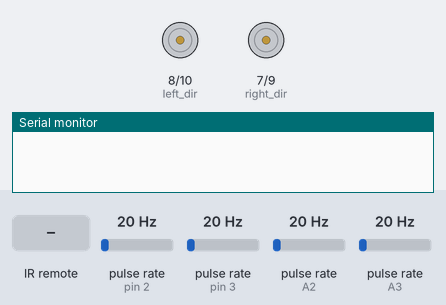
This sketch was run on a simulated Arduino Uno, built with avr-gcc and run on an emulated ATmega328P. Shown: direction and speed pins drawn as motors (green arrow = direction pin HIGH = forward, orange = LOW = backward, longer = more drive), the last lines printed to the serial monitor. Wiring (inferred from the names in the program): 4 × pulse sensor: data pin 2 / data pin 3 / data A2 / data A3. The inputs (shaded band) are chosen by the test bench; at power-on: pulse rate (sensors on pin 2, pin 3, A2, A3) 20 Hz.

Above: at 1.2 s.
1.3 s: infrared code 0xFF18E7 received
At 3.8 s:
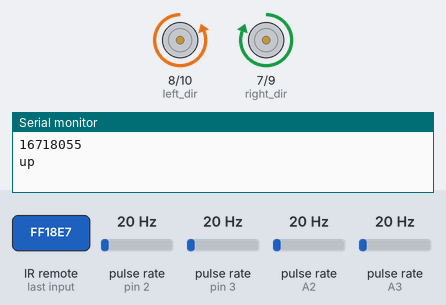
4.3 s: infrared code 0xFF5AA5 received
At 4.8 s:
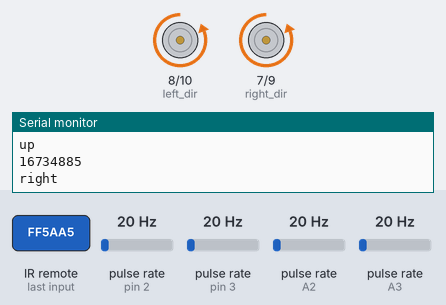
5.9 s: infrared code 0xFF4AB5 received
At 6.7 s:
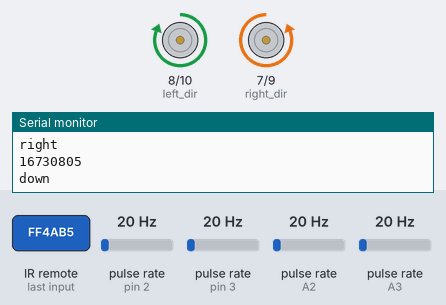
7.5 s: infrared code 0xFF10EF received
At 8.5 s:
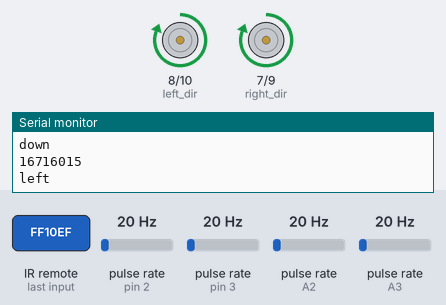
Timing chart, 0 to 10.1 s (numbered marks = the images above; inputs shaded):
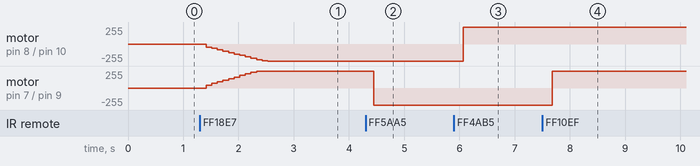

The sketch:

test_08_remote_control.ino
```cpp
// Motor Init
#include "robot.h"
#include "Arduino.h"
#include <IRremote.h>

int RECV_PIN = 12; // the pin where you connect the output pin of IR sensor
IRrecv irrecv(RECV_PIN);
decode_results results;

int speed[8] = {0, 50, 100, 150, 200, 150, 100, 50};
double test_speed = 45;
double pid_output = 0;
int motor_speed_index = 0;
double rpm_goal = 33;
unsigned long motor_current, motor_previous;
unsigned long encoder_timer_pre, encoder_timer_cur;

Robot robot = Robot();
int i = 0;

int dir = 0;
void setup()
{
    // put your setup code here, to run once:
    // https://arduinoinfo.mywikis.net/wiki/Arduino-PWM-Frequency
    TCCR1B = TCCR1B & B11111000 | B00000001; // set timer 1 divisor to     8 for PWM frequency of  3921.16 Hz
    robot.init();
    Serial.begin(115200);
    motor_previous = millis();
    encoder_timer_pre = millis();
    irrecv.enableIRIn();
}

void loop()
{
    // put your main code here, to run repeatedly:

    motor_current = millis();
    if ((motor_current - motor_previous) > 100)
    {

        i++;
        motor_previous = motor_current;
        robot.left_rpm_encoder = left_encoder_value * 600 / 753.2;
        robot.right_rpm_encoder = right_encoder_value * 600 / 753.2;
        left_encoder_value = 0;
        right_encoder_value = 0;
        // dir=1;
        switch (dir)
        {
        case 0:
            // robot.move(1,0);
            break;
        case 1:
            robot.move(1, 0.2);
            break;
        case 2:
            robot.rotate(1, 0.2);
            break;
        case 3:
            robot.move(0, 0.2);
            break;
        case 4:
            robot.rotate(0, 0.2);
            break;
        case 5:
            robot.stop();
            break;
        }

        if (test_speed == 255)
        {
            test_speed = 0;
        }

        // Serial.print(robot.left_rpm_encoder);
        // Serial.print(",");
        // Serial.print(robot.left_rpm_goal);
        // Serial.print(",");
        // Serial.println(robot.left_output);
        // Serial.println(robot.left_pid.lastTime);
        if (irrecv.decode(&results)) // Returns 0 if no data ready, 1 if data ready.
        {
            Serial.println(results.value);
            switch (results.value)
            {
            case 0xFF18E7:
                Serial.println("up");
                dir = 1;
                break;
            case 0xFF5AA5:
                Serial.println("right");
                dir = 2;
                break;
            case 0xFF4AB5:
                Serial.println("down");
                dir = 3;
                break;
            case 0xFF10EF:
                Serial.println("left");
                dir = 4;
                break;
            case 0xFF38C7:
                Serial.println("ok");
                dir = 5;
                break;
            }
            // int value = results.value; ;// Results of decoding are stored in result.value
            irrecv.resume(); // Restart the ISR state machine and Receive the next value
        }
    }

    // encoder_timer_cur = millis();
    // if ((encoder_timer_cur - encoder_timer_pre) > 1000)
    // {
    //     encoder_timer_pre = encoder_timer_cur;
    //     rpm = right_encoder_value * 60 / 187.95;
    //     right_encoder_value = 0;
    //     Serial.print(encoder_timer_cur);
    //     Serial.print(",");
    //     Serial.print(rpm);
    //     Serial.print(",");
    //     Serial.println(test_speed);
    // }
}
```

robot.h
```cpp
#include <Arduino.h>
#include <PID_v1.h>

/**
 * @brief Pin setup for right motor
 *
 */
static short right_dir = 7;
static short right_pwm = 9;
uint8_t right_encoder_1 = A2;
uint8_t right_encoder_2 = A3;

/**
 * @brief Pin setup for left motor
 *
 */
static short left_dir = 8;
static short left_pwm = 10;
static short left_encoder_1 = 3;
static short left_encoder_2 = 2;
static short left_power = 13;

void updateRightEncoder(void);
void updateLeftEncoder(void);
int RPMToPWM(float RPM);
float speedToRPM(float speed);
void pciSetup(byte pin);

volatile unsigned long right_encoder_value = 0;
volatile unsigned long left_encoder_value = 0;

class Robot
{
public:
    // rihgt=motor 1
    // left=motor 2
    // right dir pin2
    // right pwm pin3
    // left dir pin4
    // left pwm pin5
    bool MOTOR_START = false;
    unsigned long timer_pre;
    unsigned long timer_cur;
    double rpm_goal;

    // for left motor
    double left_rpm_encoder = 0;
    double left_rpm_goal = 0;
    int left_output = 0;
    double left_pid_output = 0;
    PID left_pid = PID(&left_rpm_encoder, &left_pid_output, &left_rpm_goal, 0.86, 0, 0, 0);

    // for right motor
    double right_rpm_encoder = 0;
    double right_rpm_goal = 0;
    int right_output = 0;
    double right_pid_output = 0;
    PID right_pid = PID(&right_rpm_encoder, &right_pid_output, &right_rpm_goal, 0.86, 0, 0, 0);

public:
    int init()
    {
        // Init motor related pin
        pinMode(left_dir, OUTPUT);      // direction for left
        pinMode(left_pwm, OUTPUT);      // speed for left
        pinMode(left_encoder_1, INPUT); // left encoder reader
        pinMode(left_encoder_2, INPUT); // left encoder reader
        pinMode(left_power, OUTPUT);    // power for left
        digitalWrite(left_power, HIGH);
        attachInterrupt(digitalPinToInterrupt(left_encoder_1), updateLeftEncoder, CHANGE);
        attachInterrupt(digitalPinToInterrupt(left_encoder_2), updateLeftEncoder, CHANGE);
        left_pid.SetMode(AUTOMATIC);

        pinMode(right_dir, OUTPUT); // direction for right
        pinMode(right_pwm, OUTPUT); // speed for right
        pinMode(right_encoder_1, INPUT);
        pinMode(right_encoder_2, INPUT);
        pciSetup(right_encoder_1);
        pciSetup(right_encoder_2);
        right_pid.SetMode(AUTOMATIC);
    }

    int stop(void)
    {
        MOTOR_START = false;
        left_pid.SetMode(0);
        right_pid.SetMode(0);
        digitalWrite(left_dir, LOW);
        digitalWrite(right_dir, LOW);
        analogWrite(left_pwm, 0);
        analogWrite(right_pwm, 0);
    }

    /**
     * @brief
     *
     * @param dir direction,1 for forward, 0 for backward
     * @param speed mvoe speed, range in 0-255
     * @return int 0 for success, 1 for error
     */
    int move(int dir, float speed)
    {

        if (dir == 1)
        {
            digitalWrite(left_dir, LOW);
            digitalWrite(right_dir, HIGH);
        }
        else if (dir == 0)
        {
            digitalWrite(left_dir, HIGH);
            digitalWrite(right_dir, LOW);
        }
        else
        {
            return 1;
        }
        speedControl(speed);
        return 0;
    }

    /**
     * @brief
     *
     * @param dir direction,1 for right, 0 for left
     * @param speed mvoe speed, range in 0-255
     * @return int 0 for success, 1 for error
     */
    int rotate(int dir, float speed)
    {

        if (dir == 1)
        {
            digitalWrite(left_dir, LOW);
            digitalWrite(right_dir, LOW);
        }
        else if (dir == 0)
        {
            digitalWrite(left_dir, HIGH);
            digitalWrite(right_dir, HIGH);
        }
        else
        {
            return 1;
        }
        speedControl(speed);
        return 0;
    }
    /**
     * @brief using PID to control speed in certain speed m/s
     * 1. Transform from speed to RPM
     * 2. Compute PID output PWM
     * 3. Assign PWM to pin
     *
     * @param speed
     * @return int
     */
    int speedControl(float speed)
    {
        rpm_goal = speedToRPM(speed);
        left_rpm_goal = rpm_goal;
        right_rpm_goal = rpm_goal;
        if (!MOTOR_START)
        {
            left_pid.SetMode(AUTOMATIC);
            right_pid.SetMode(AUTOMATIC);
            MOTOR_START = true;
            left_output = RPMToPWM(left_rpm_goal);
            right_output = RPMToPWM(right_rpm_goal);
            analogWrite(left_pwm, left_output);
            analogWrite(right_pwm, right_output);

            return 0;
        }

        left_pid.Compute();
        right_pid.Compute();
        left_output += left_pid_output;
        right_output += right_pid_output;
        analogWrite(left_pwm, left_output);
        analogWrite(right_pwm, right_output);
    }
};

void updateRightEncoder(void)
{
    right_encoder_value++;
}

void updateLeftEncoder(void)
{
    left_encoder_value++;
}

float speedToRPM(float speed)
{
    // return 60*speed/(2*PI*0.06);
    return 159.15 * speed;
}

float RPMToSpeed(float RPM)
{
    return RPM / 159.15;
}
int RPMToPWM(float RPM)
{
    return (RPM + 8.1) / 0.88;
}
void pciSetup(byte pin)
{
    *digitalPinToPCMSK(pin) |= bit(digitalPinToPCMSKbit(pin)); // enable pin
    PCIFR |= bit(digitalPinToPCICRbit(pin));                   // clear any outstanding interrupt
    PCICR |= bit(digitalPinToPCICRbit(pin));                   // enable interrupt for the group
}
ISR(PCINT1_vect) // handle pin change interrupt for A0 to A5 here
{
    right_encoder_value++;
}
```

Measured:
- after the input at 1.3 s, motor on pin 8 (left_dir) / pin 10 (left_pwm): moves from stopped to backward 255/255 over 1.1 s, starting after 0.12 s; motor on pin 7 (right_dir) / pin 9 (right_pwm): moves from stopped to forward 255/255 over 0.91 s, starting after 0.12 s
- after the input at 4.3 s, motor on pin 7 (right_dir) / pin 9 (right_pwm): forward 255/255 → backward 255/255 after 0.15 s
- after the input at 5.9 s, motor on pin 8 (left_dir) / pin 10 (left_pwm): backward 255/255 → forward 255/255 after 0.16 s
- after the input at 7.5 s, motor on pin 7 (right_dir) / pin 9 (right_pwm): backward 255/255 → forward 255/255 after 0.18 s
